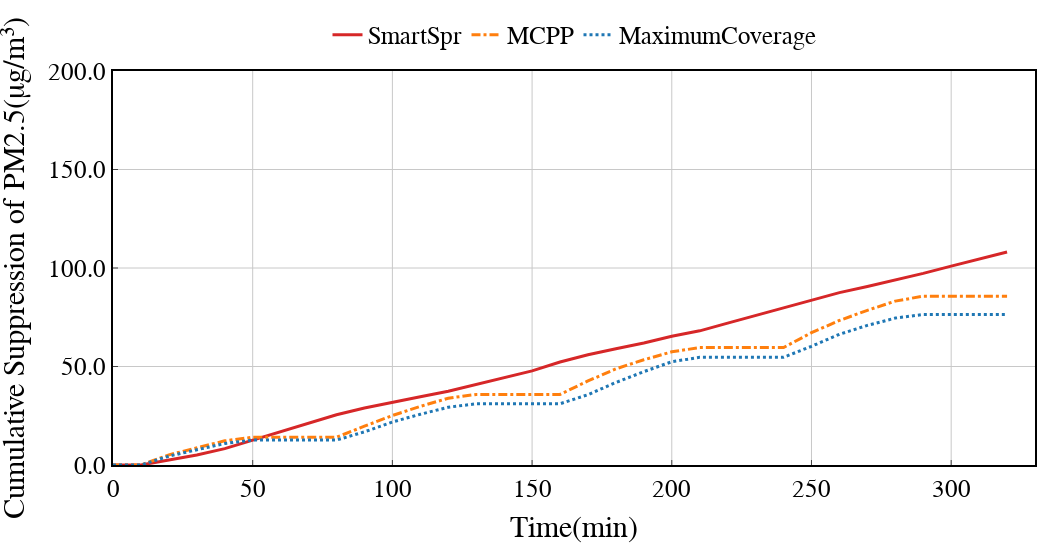

Notebook cell for this chart:
### Code cell
width = 1050
height = 550
linewidth = 3
markersize = 12
colors_dict = ['#d62728', '#ff7f0e', '#1f77b4']
markersymbol={'FH':2, 'HEUR':'star', 'DDRL':5}
linetype = {'Low':'dot','Medium':'dashdot','High':'solid'}
labels = []
Time_deadline = 33
for i in range(Time_deadline):
    labels.append(int(i*10))

xtitle = 'Time(min)'
ytitle = 'Cumulative Suppression of PM2.5(μg/m³)'

fig = go.Figure()

fig.add_trace(go.Scatter(
    x=labels, 
    y=strategy_effect[0][2][0:Time_deadline], 
    name='SmartSpr', 
    mode='lines', 
    line=dict(color=colors_dict[0],dash=linetype['High'], width=linewidth),))
fig.add_trace(go.Scatter(
    x=labels, 
    y=strategy_effect[1][2][0:Time_deadline], 
    name='MCPP', 
    mode='lines', 
    line=dict(color=colors_dict[1],dash=linetype['Medium'], width=linewidth),))
fig.add_trace(go.Scatter(
    x=labels, 
    y=strategy_effect[2][2][0:Time_deadline], 
    name='MaximumCoverage', 
    mode='lines', 
    line=dict(color=colors_dict[2],dash=linetype['Low'], width=linewidth),))

fig = line_update_fig(fig, xtitle, ytitle, width=width, height=height)
fig.update_xaxes(title_text=xtitle, title_font=dict(size=30),tickfont=dict(size=25))
fig.update_yaxes(title_text=ytitle, title_font=dict(size=30),tickfont=dict(size=25))
fig.update_layout(
    xaxis=dict(range=[0, 330]),
    yaxis=dict(range=[0, 200]),
    legend=dict(font=dict(size=25), x=0.5, y=1.15)) # name size
fig.show()
filename = './outputs/png/line_timeCumulateEffect-teamsize3-linetype.png'
print(filename)
# fig.write_image(filename, scale=1)

### Figure 1 — Plotly figure (JSON) as saved in the notebook; plotly's stock layout.template omitted (floating-point values rounded to 4 significant figures)
{"data": [{"line": {"color": "#d62728", "dash": "solid", "width": 3}, "mode": "lines", "name": "SmartSpr", "type": "scatter", "x": [0, 10, 20, 30, 40, 50, 60, 70, 80, 90, 100, 110, 120, 130, 140, 150, 160, 170, 180, 190, 200, 210, 220, 230, 240, 250, 260, 270, 280, 290, 300, 310, 320], "y": [0, -0.0004576, 2.529, 5.074, 8.329, 12.6, 16.7, 21.29, 25.49, 28.91, 31.9, 34.68, 37.44, 40.91, 44.49, 47.79, 52.26, 55.95, 58.97, 61.91, 65.39, 68.11, 72.03, 75.89, 79.64, 83.87, 87.51, 90.57, 93.84, 97.27, 100.9, 104.4, 108.1]}, {"line": {"color": "#ff7f0e", "dash": "dashdot", "width": 3}, "mode": "lines", "name": "MCPP", "type": "scatter", "x": [0, 10, 20, 30, 40, 50, 60, 70, 80, 90, 100, 110, 120, 130, 140, 150, 160, 170, 180, 190, 200, 210, 220, 230, 240, 250, 260, 270, 280, 290, 300, 310, 320], "y": [0, 0, 5.157, 8.797, 12.26, 14.1, 14.1, 14.11, 14.11, 19.7, 25.11, 29.75, 33.9, 35.83, 35.83, 35.84, 35.84, 42.66, 48.83, 53.41, 57.44, 59.6, 59.6, 59.61, 59.61, 67.15, 73.37, 78.5, 83.2, 85.71, 85.71, 85.71, 85.72]}, {"line": {"color": "#1f77b4", "dash": "dot", "width": 3}, "mode": "lines", "name": "MaximumCoverage", "type": "scatter", "x": [0, 10, 20, 30, 40, 50, 60, 70, 80, 90, 100, 110, 120, 130, 140, 150, 160, 170, 180, 190, 200, 210, 220, 230, 240, 250, 260, 270, 280, 290, 300, 310, 320], "y": [0, -0.001271, 4.485, 7.727, 10.93, 12.65, 12.65, 12.65, 12.65, 16.84, 21.83, 25.75, 29.32, 31.08, 31.08, 31.08, 31.09, 35.71, 41.9, 47.39, 52.41, 54.68, 54.68, 54.68, 54.68, 60.26, 66.35, 70.87, 74.57, 76.4, 76.4, 76.4, 76.4]}], "layout": {"font": {"color": "rgb(0, 0, 0)", "family": "Arial", "size": 30}, "height": 550, "legend": {"font": {"size": 25}, "orientation": "h", "title": {"text": ""}, "x": 0.5, "xanchor": "center", "y": 1.15, "yanchor": "top"}, "margin": {"b": 15, "l": 15, "r": 15, "t": 15}, "plot_bgcolor": "rgb(255,255,255)", "width": 1050, "xaxis": {"gridcolor": "rgb(200, 200, 200)", "linecolor": "rgb(0, 0, 0)", "linewidth": 2, "mirror": true, "range": [0, 330], "showline": true, "tickfont": {"size": 25}, "ticks": "inside", "title": {"font": {"size": 30}, "text": "Time(min)"}}, "yaxis": {"gridcolor": "rgb(200, 200, 200)", "linecolor": "rgb(0, 0, 0)", "linewidth": 2, "mirror": true, "range": [0, 200], "showline": true, "tickfont": {"size": 25}, "tickformat": ".1f", "ticks": "inside", "title": {"font": {"size": 30}, "text": "Cumulative Suppression of PM2.5(μg/m³)"}}}}
